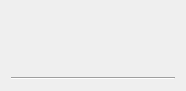
<?xml version="1.0" encoding="UTF-8"?>
<ui version="4.0">
 <class>Form</class>
 <widget class="QWidget" name="Form">
  <property name="geometry">
   <rect>
    <x>0</x>
    <y>0</y>
    <width>186</width>
    <height>91</height>
   </rect>
  </property>
  <property name="windowTitle">
   <string>Form</string>
  </property>
  <layout class="QGridLayout" name="gridLayout">
   <item row="0" column="0">
    <layout class="QVBoxLayout" name="verticalLayout_5">
     <item>
      <widget class="QLabel" name="label">
       <property name="text">
        <string>&lt;placeholderLabel&gt;</string>
       </property>
      </widget>
     </item>
     <item>
      <layout class="QHBoxLayout" name="horizontalLayout">
       <item>
        <layout class="QVBoxLayout" name="verticalLayout_3">
         <item>
          <widget class="QLabel" name="label_icon_x32">
           <property name="text">
            <string>&lt;iconx32&gt;</string>
           </property>
          </widget>
         </item>
         <item>
          <spacer name="verticalSpacer">
           <property name="orientation">
            <enum>Qt::Vertical</enum>
           </property>
           <property name="sizeHint" stdset="0">
            <size>
             <width>20</width>
             <height>40</height>
            </size>
           </property>
          </spacer>
         </item>
        </layout>
       </item>
       <item>
        <layout class="QVBoxLayout" name="verticalLayout_4">
         <item>
          <widget class="QLabel" name="label_icon_x64">
           <property name="text">
            <string>&lt;iconx64&gt;</string>
           </property>
          </widget>
         </item>
         <item>
          <spacer name="verticalSpacer_2">
           <property name="orientation">
            <enum>Qt::Vertical</enum>
           </property>
           <property name="sizeHint" stdset="0">
            <size>
             <width>20</width>
             <height>40</height>
            </size>
           </property>
          </spacer>
         </item>
        </layout>
       </item>
      </layout>
     </item>
    </layout>
   </item>
   <item row="1" column="0">
    <widget class="Line" name="line">
     <property name="orientation">
      <enum>Qt::Horizontal</enum>
     </property>
    </widget>
   </item>
  </layout>
 </widget>
 <resources/>
 <connections/>
</ui>
